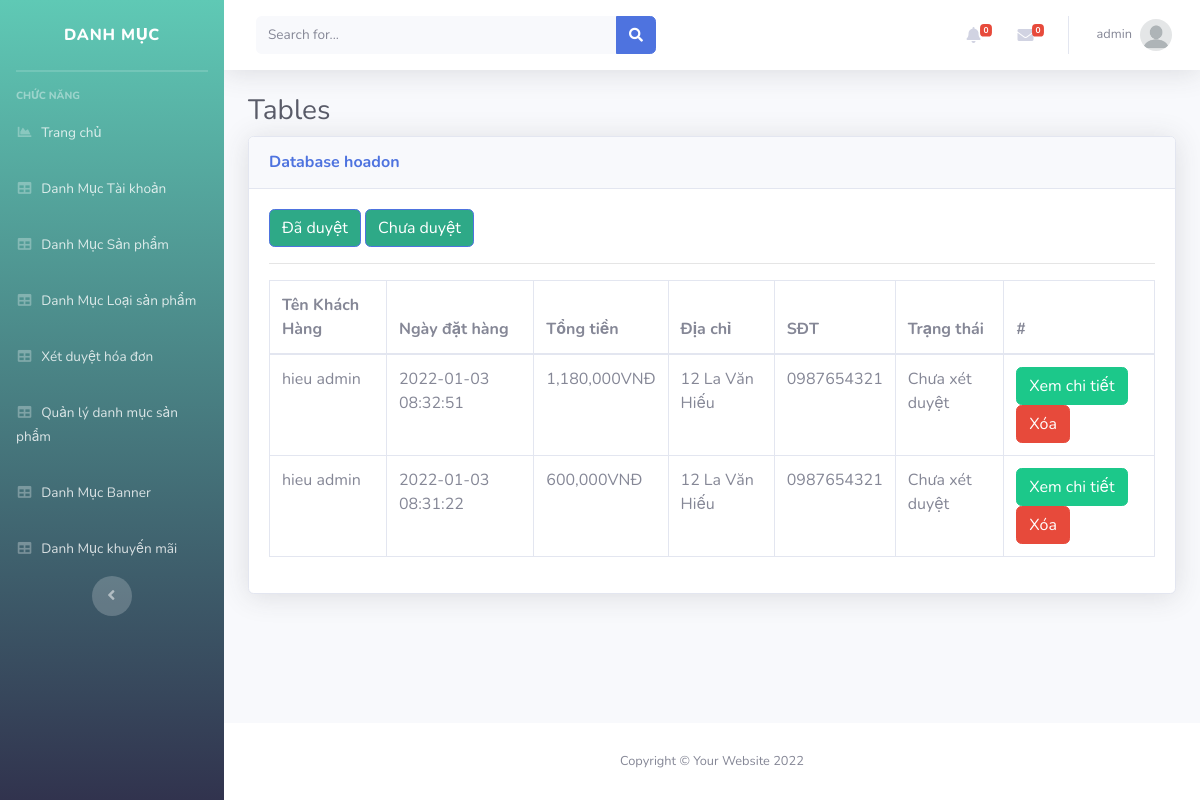
/Admin/index.php?mod=hoadon&id=0 (signed in), run on the app's committed database.
### tables this page shows
CREATE TABLE `hoadon` (
  `MaHD` int(11) NOT NULL,
  `MaND` int(11) NOT NULL,
  `NgayLap` datetime NOT NULL,
  `NguoiNhan` varchar(50) NOT NULL,
  `SDT` varchar(20) NOT NULL,
  `DiaChi` varchar(100) NOT NULL,
  `PhuongThucTT` varchar(20) NOT NULL,
  `TongTien` float NOT NULL,
  `TrangThai` varchar(70) NOT NULL
);

### Admin/MVC/controllers/HoadonController.php (called while the page is built, shortened)
<?php
require_once("MVC/models/hoadon.php");
class HoaDonController
{
    var $hoadon_model;
    public function __construct()
    {
        $this->hoadon_model = new Hoadon();
    }
    function list()
    {
        if (isset($_GET['id'])) {
            $id = $_GET['id'];
            $data = $this->hoadon_model->trangthai($id);
        } else {
            $data = $this->hoadon_model->All();
        }
        require_once("MVC/Views/Admin/index.php");
    }
}

### Admin/MVC/Models/connection.php (called while the page is built, shortened)
<?php
    class Connection{
        function __construct()
        {
            $severname ="localhost";
            $username ="root";
            $password ="";
            $db_name ="shopbansach";
            $this->conn = new mysqli($severname,$username,$password,$db_name);
        }
    }
?>

### Admin/MVC/Models/model.php (called while the page is built, shortened)
<?php
require_once("connection.php");
class Model
{
    function __construct()
    {
        $conn_obj = new Connection();
        $this->conn = $conn_obj->conn;
    }
}

### Admin/MVC/Models/hoadon.php (called while the page is built, shortened)
<?php
require_once("model.php");
class Hoadon extends Model
{
    function trangthai($id){
        $query = "select * from HoaDon where TrangThai = $id  ORDER BY MaHD DESC";
        require("result.php");
        return $data;
    }
}

### Admin/MVC/Models/result.php (called while the page is built)
<?php
$result = $this->conn->query($query);
$data = array();
while ($row = $result->fetch_assoc()) {
    $data[] = $row;
}
?>

### Admin/MVC/Views/hoadon/list.php (the view, shortened to what this page needs)
<a style="background-color: #2ea987;" href="?mod=hoadon&id=1" type="button" class="btn btn-primary">Đã duyệt</a>
<a style="background-color: #2ea987;" href="?mod=hoadon&id=0" type="button" class="btn btn-primary">Chưa duyệt</a>
<hr>
<table class="table table-bordered" id="dataTable" width="100%" cellspacing="0">
  <thead>
    <tr>
      <th scope="col">Tên Khách Hàng</th>
      <th scope="col">Ngày đặt hàng</th>
      <th scope="col">Tổng tiền</th>
      <th scope="col">Địa chỉ</th>
      <th scope="col">SĐT</th>
      <th scope="col">Trạng thái</th>
      <th>#</th>
    </tr>
  </thead>
  <tbody>
    <?php foreach ($data as $row) { ?>
      <tr>
        <td><?= $row['NguoiNhan'] ?></td>
        <td><?= $row['NgayLap'] ?></td>
        <td><?= number_format($row['TongTien']) ?>VNĐ</td>
        <td><?= $row['DiaChi'] ?></td>
        <td><?= $row['SDT'] ?></td>
        <td><?php if($row['TrangThai']==0){
            echo 'Chưa xét duyệt';
        }else{
            echo 'Đã xét duyệt';
        }
        ?></td>
        <td>
          <a href="?mod=hoadon&act=chitiet&id=<?= $row['MaHD'] ?>" class="btn btn-success" >Xem chi tiết</a>
          <a href="?mod=hoadon&act=delete&id=<?= $row['MaHD'] ?>" onclick="return confirm('Bạn có thật sự muốn xóa ?');" type="button" class="btn btn-danger">Xóa</a>
        </td>
      </tr>
    <?php } ?>
</table>

### data on the page
hoadon: NguoiNhan "hieu admin", NgayLap "2022-01-03 08:32:51", TongTien "1,180,000", DiaChi "12 La Văn Hiếu", SDT "0987654321", TrangThai "Chưa xét duyệt"
hoadon: NguoiNhan "hieu admin", NgayLap "2022-01-03 08:31:22", TongTien "600,000", DiaChi "12 La Văn Hiếu", SDT "0987654321", TrangThai "Chưa xét duyệt"

### other printed values
$_SESSION['login']['TaiKhoan'] "admin"
$mod "hoadon"
